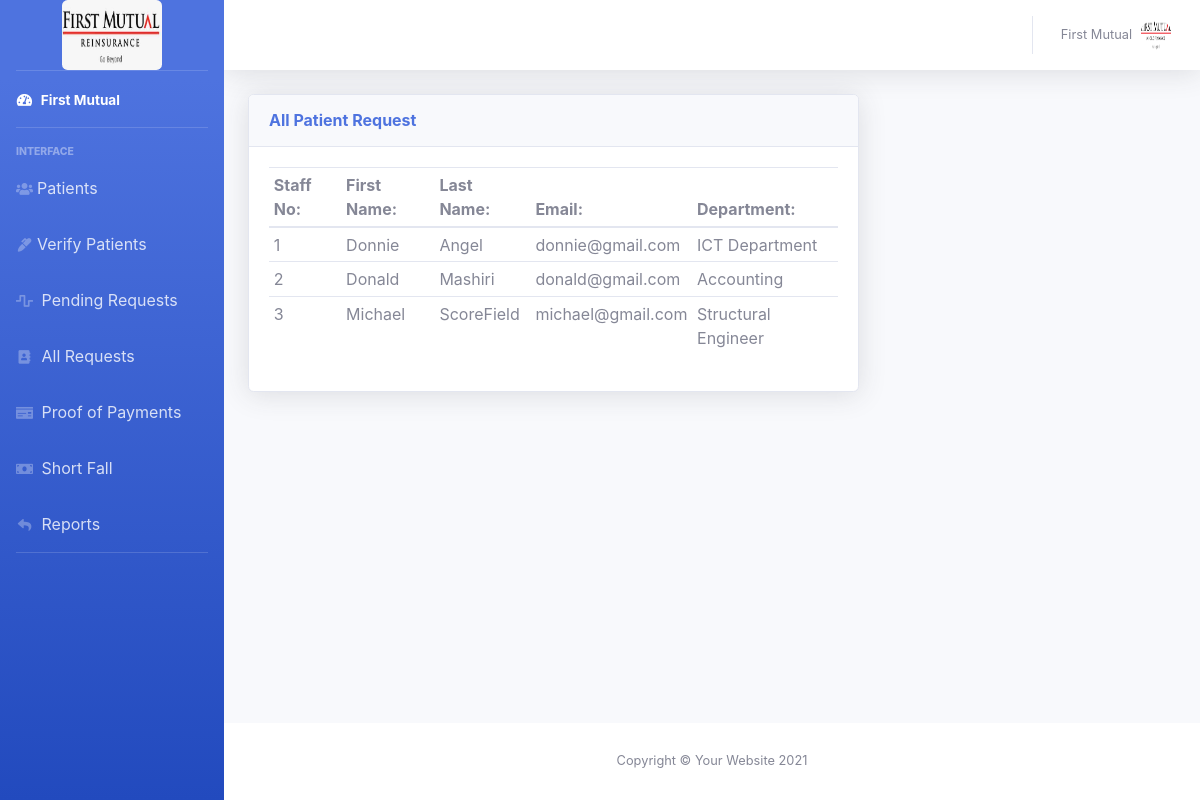
The app's page /admin/index.php with its own data.
### tables this page shows
CREATE TABLE `msustaff` (
  `staff_id` int(11) NOT NULL,
  `firstName` varchar(255) NOT NULL,
  `lastName` varchar(255) NOT NULL,
  `email` varchar(255) NOT NULL,
  `department` varchar(255) NOT NULL,
  `password` varchar(255) NOT NULL
);

### admin/index.php (the view)
<?php include_once ('../includes/header.php'); ?>
<?php include_once ('topbar.php'); ?>
                <div class="container-fluid">
                    <div class="row">
                        <div class="col-xl-8 col-lg-7">
                            <div class="card shadow mb-4">
                                <div
                                    class="card-header py-3 d-flex flex-row align-items-center justify-content-between">
                                    <h6 class="m-0 font-weight-bold text-primary">All Patient Request</h6>
                                </div>
                                <div class="card-body">
                                    <table class="table table-sm">
                                        <thead>
                                        <tr>
                                            <th scope='col'>Staff No: </th>
                                            <th scope='col'>First Name: </th>
                                            <th scope='col'>Last Name: </th>
                                            <th scope='col'>Email: </th>
                                            <th scope='col'>Department: </th>
                                        </tr>
                                        </thead>
                                        <tbody>
<?php
$sql = "SELECT * FROM msustaff WHERE staff_id";
$result = $conn->query($sql);
if ($result->num_rows > 0) {
    while($row = $result->fetch_assoc()) {
        $staff_id = $row["staff_id"];
        $firstName = $row["firstName"];
        $lastName = $row["lastName"];
        $email = $row["email"];
        $department = $row["department"];
     ?>
        <tr>
            <td><?php echo $staff_id ?></td>
            <td><?php echo $firstName ?></td>
            <td><?php echo $lastName ?></td>
            <td><?php echo $email ?></td>
            <td><?php echo $department ?></td>
        </tr>
            <?php
    }
} else {
    echo "0 results";
}
?>
                                        </tbody>
                                    </table>
                                </div>
                            </div>
                        </div>
                    </div>
                </div>
            </div>
<?php include_once ('../includes/footer.php'); ?>

### records on screen
msustaff: staff_id "1", firstName "Donnie", lastName "Angel", email "donnie@gmail.com", department "ICT Department"
msustaff: staff_id "2", firstName "Donald", lastName "Mashiri", email "donald@gmail.com", department "Accounting"
msustaff: staff_id "3", firstName "Michael", lastName "ScoreField", email "michael@gmail.com", department "Structural Engineer"
